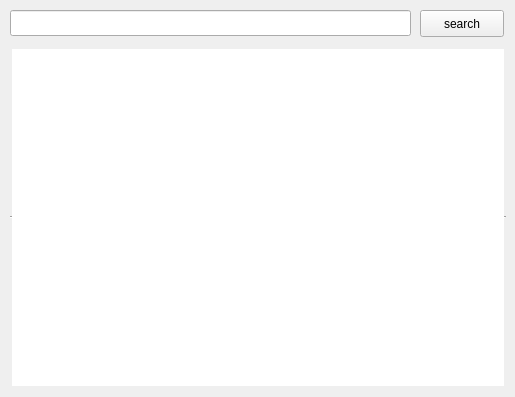
        <widget class="QWidget" name="tab_all">
         <attribute name="title">
          <string>ALL</string>
         </attribute>
         <widget class="QListWidget" name="listWidget_shot_allfile">
          <property name="geometry">
           <rect>
            <x>10</x>
            <y>47</y>
            <width>496</width>
            <height>341</height>
           </rect>
          </property>
          <property name="font">
           <font>
            <pointsize>13</pointsize>
            <bold>false</bold>
           </font>
          </property>
          <property name="frameShape">
           <enum>QFrame::HLine</enum>
          </property>
          <property name="midLineWidth">
           <number>0</number>
          </property>
          <property name="dragEnabled">
           <bool>false</bool>
          </property>
          <property name="defaultDropAction">
           <enum>Qt::MoveAction</enum>
          </property>
          <property name="movement">
           <enum>QListView::Static</enum>
          </property>
          <property name="isWrapping" stdset="0">
           <bool>false</bool>
          </property>
          <property name="layoutMode">
           <enum>QListView::SinglePass</enum>
          </property>
          <property name="viewMode">
           <enum>QListView::ListMode</enum>
          </property>
          <property name="modelColumn">
           <number>0</number>
          </property>
          <property name="sortingEnabled">
           <bool>true</bool>
          </property>
         </widget>
         <widget class="QLineEdit" name="lineEdit_alllist_search">
          <property name="geometry">
           <rect>
            <x>10</x>
            <y>10</y>
            <width>401</width>
            <height>26</height>
           </rect>
          </property>
          <property name="font">
           <font>
            <bold>false</bold>
           </font>
          </property>
         </widget>
         <widget class="QPushButton" name="pushButton_search">
          <property name="geometry">
           <rect>
            <x>420</x>
            <y>10</y>
            <width>84</width>
            <height>27</height>
           </rect>
          </property>
          <property name="text">
           <string>search</string>
          </property>
         </widget>
        </widget>
